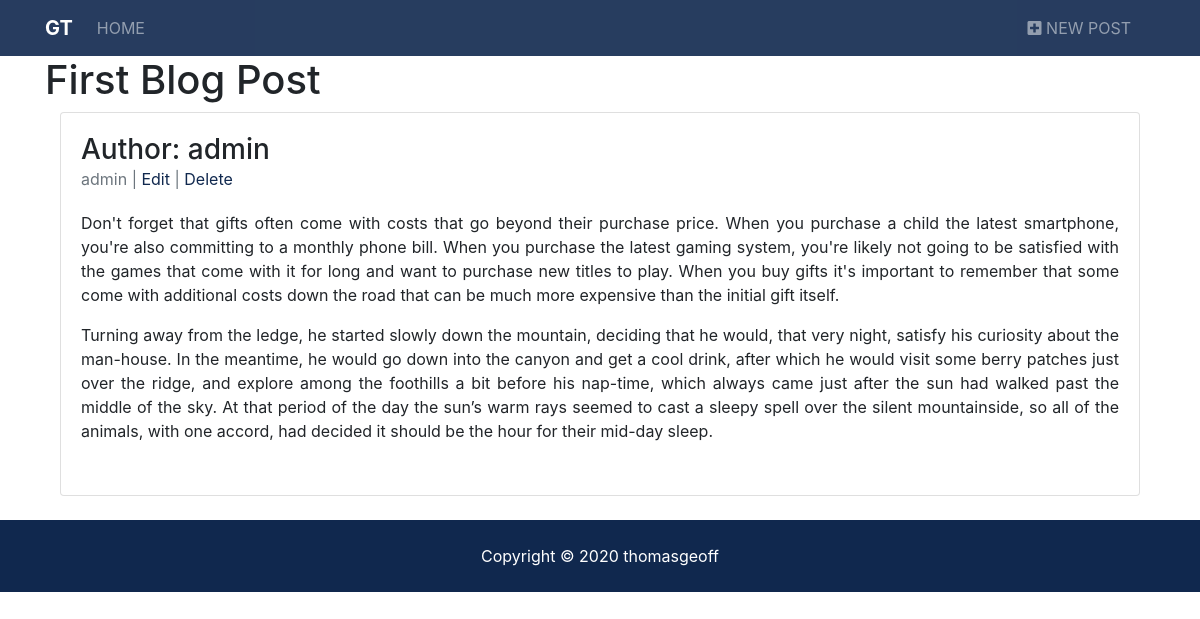
The app's page /article/1/ with its own data.
### BLOG_POSTS/models.py (models this page shows, shortened)
class Post(models.Model):
    title = models.CharField(max_length=255)
    author = models.ForeignKey(User, on_delete=models.CASCADE)
    body = models.TextField(blank=True)

### BLOG_POSTS/views.py (the view)
# urls.py: path('article/<int:pk>/', views.PostList.as_view(), name='postlist'),
class PostList(DetailView):
    model = Post
    template_name = 'BLOG_POSTS/POST_LIST.html'

### BLOG_POSTS/TEMPLATES/BLOG_POSTS/POST_LIST.html
{% extends 'base.html' %}
{% block content%}
<div class="container">
    <h1>{{ post.title }}</h1>
    <div class="col-md-12">
        <div align="center" class="card flex-md-row mb-4 box-shadow h-md-250">
                <div class="card-body d-flex flex-column align-items-start">
                  <h3 class="mb-0">
                    Author: {{ post.author }}
                  </h3>
                    <div class="mb-1 text-muted">{{ post.author}} |<a href="{% url 'postedit' post.pk %}"> Edit </a>|<a href="{% url 'postdelete' post.pk %}"> Delete</a></div>
                  <p class="card-text-justify">{{ post.body | linebreaks}}</p>
                </div>
        </div>
    </div>
</div>
{% endblock %}

### records on screen
Post: title "First Blog Post", author "admin", body "Don't forget that gifts often come with costs that go beyond their purchase price. When you purchase a child the latest smartphone, you're also committing to a monthly phone bill. When you purchase the latest gaming system, you're likely not going to be satisfied with the games that come with it for long and want to purchase new titles to play. When you buy gifts it's important to remember that some come with additional costs down the road that can be much more expensive than the initial gift itself. Turning away from the ledge, he started slowly down the mountain, deciding that he would, that very night, satisfy his curiosity about the man-house. In the meantime, he would go down into the…"
